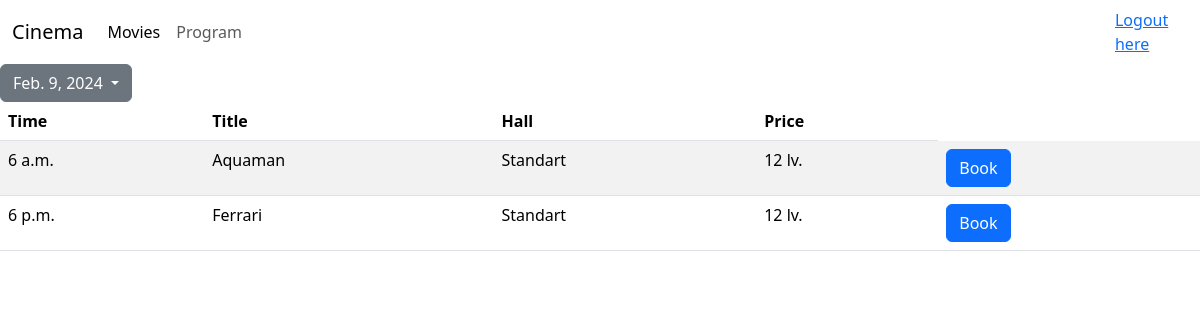
The page /agenda/ (signed in) on the database its author committed.
### app/models.py (models this page shows, shortened)
class Projection(models.Model):
    start_date = models.DateField(default=now)
    time = models.TimeField(default=now)
    movie = models.ForeignKey(Movie,on_delete=models.SET_NULL,null=True)
    Hall = models.ForeignKey(Hall,on_delete=models.SET_NULL,null=True)
    @property
    def price(self):
        if self.Hall and self.movie:
            if self.Hall.type == "vip":
                return self.movie.price + 5
            if self.Hall.type == "std":
                return self.movie.price + 2
            if self.Hall.type == "big":
                return self.movie.price
        return 0

class Movie(models.Model):
    name = models.CharField(max_length=200)
    duration = models.IntegerField()
    genre = models.CharField(max_length=50)
    img_url = models.CharField(max_length = 100, default='')
    price = models.IntegerField(default = 10)
    def __str__(self):
        return self.name

class Hall(models.Model):
    name = models.CharField(max_length=10)
    type = models.CharField(max_length=10, choices=[("vip", "VIP"),("std", "standart"),("big", "big")])
    def __str__(self):
        return self.name

### app/views.py (the view)
# urls.py: path("agenda/", views.agenda, name="agenda"),
@login_required(login_url="../login")
def agenda(request):
    prj = Projection.objects.all().order_by('start_date')
    dates = prj.values_list('start_date', flat=True).filter(start_date__gte=now().strftime('%Y-%m-%d')).distinct()
    if len(dates) > 0:
        selected_date = dates[0]
        if request.GET.get('date',''):
            selected_date = request.GET.get('date','')
        prj = prj.filter(start_date = selected_date).order_by("time")
        selected_date = prj.first().start_date
    return render (
    request,
    "salesAsistant/agenda.html",
    context={
        "selected_date":selected_date,
        "dates": dates,
        "projections": prj
    })

### templates/salesAsistant/agenda.html (shortened to what this page needs)
<html>
    <head>
        {% load bootstrap5 %}
        {% bootstrap_css %}
    </head>
    <body>
      <nav class="navbar navbar-expand-lg">
        <div class="container-fluid">
            <a class="navbar-brand" href="/">Cinema</a>
            <div class="collapse navbar-collapse">
                <ul class="navbar-nav me-auto mb-2 mb-lg-0">
                    <li class="nav-item">
                        <a class="nav-link active" aria-current="page" href="/">Movies</a>
                    </li>
                    <li class="nav-item">
                        <a class="nav-link" href="agenda">Program</a>
                    </li>
                </ul>
            </div>
        </div>
        {% if user.is_authenticated %}
            <a href="/logout" >Logout here</a>
        {% else %}
            <a href="/login" >Login here</a>
        {% endif %}
      </nav>
        <section>
         {% block content %}
         <div class="dropdown">
           <button class="btn btn-secondary dropdown-toggle" type="button" data-bs-toggle="dropdown" aria-expanded="false">
             {{selected_date}}
            </button>
        </div>
         <table class="table table-striped table-hover">
          <thead>
            <tr>
              <th scope="col">Time</th>
              <th scope="col">Title</th>
              <th scope="col">Hall</th>
              <th scope="col">Price</th>
            </tr>
          </thead>
          <tbody>
            {% for projection in projections %}
            <tr>
              <td >{{ projection.time }}</td>
              <td >{{ projection.movie }}</td>
              <td >{{ projection.Hall }}</td>
              <td >{{ projection.price }} lv.</td>
              <td >
                <button class="btn btn-primary" type="submit">Book</button>
              </td>
            </tr>
            {% endfor %}
            {% endblock %}
          </tbody>
        </table>
        </section>
    </body>
</html>

### rows shown on the page
Projection: start_date "Feb. 9, 2024", time "6 a.m.", movie "Aquaman", Hall "Standart", price "12"
Projection: time "6 p.m.", movie "Ferrari", Hall "Standart", price "12"
